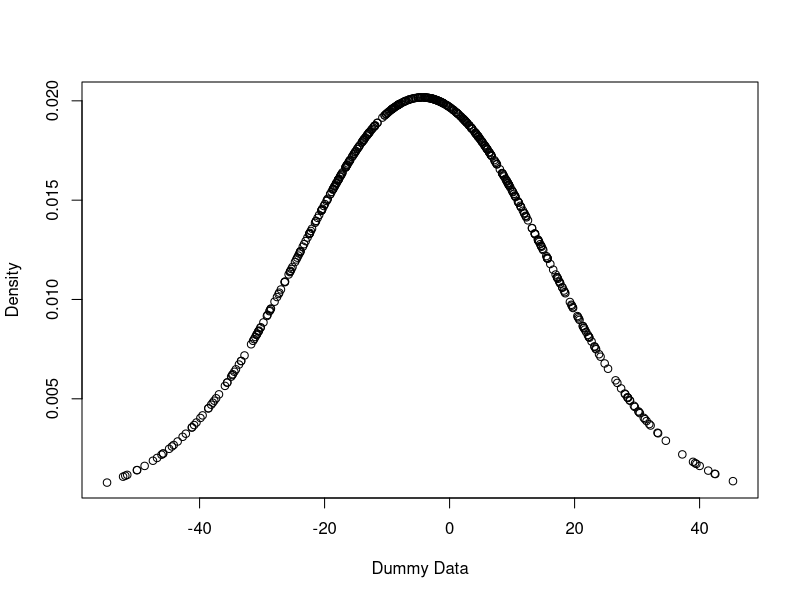
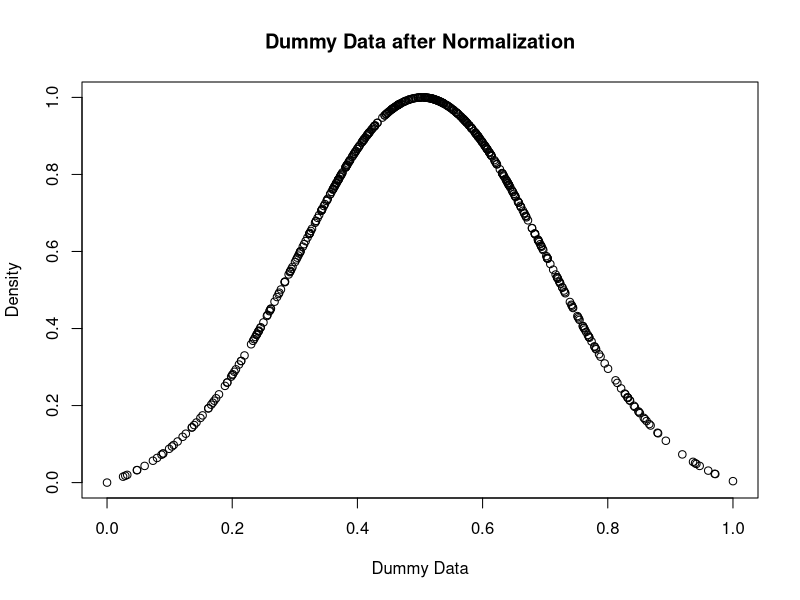

Reproduce these figures in R, in order.
## ---- chunk 1
knitr::opts_chunk$set(fig.align = "center")
ggplot2::theme_set(ggplot2::theme_minimal())
library(tidyverse)
## ---- chunk 2
df <- read_csv("section-two-end-df.csv", show_col_types = F)
## ---- chunk 3
min_max <- function(x, na.rm = TRUE){
  return((x - min(x)) / (max(x) - min(x)))
}
## ---- chunk 4
dummy_data <- rnorm(500, mean = -3, sd = 20)
y <- dnorm(dummy_data, mean(dummy_data), sd(dummy_data))
plot(x = dummy_data, y = y,
     xlab = "Dummy Data",
     ylab = "Density")
## ---- chunk 5
dummy_data <- min_max(dummy_data)
y <- min_max(y)

plot(x = dummy_data, y = y,
     xlab = "Dummy Data",
     ylab = "Density",
     main = "Dummy Data after Normalization")
